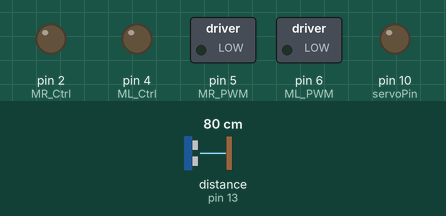
A sketch run on a simulated Arduino Uno, built with avr-gcc and run on an emulated ATmega328P. Parts: switched loads named in the sketch (green lamp = pin HIGH), output pins drawn as LEDs (lit = HIGH). Wiring (inferred from the names in the program): ultrasonic range finder: trigger pin 12; echo pin 13. The inputs (shaded band) are chosen by the test bench; at power-on: distance to the obstacle (sensor on pin 13) 80 cm. The echo pulse lasts 58.3 µs per cm; pins used as bus, display or sensor lines are not drawn.

Above: at 1.8 s.
1.9 s: distance to the obstacle (sensor on pin 13) set to 2 cm
At 3.1 s:
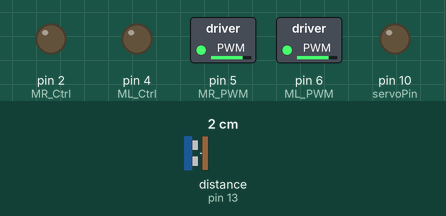
3.4 s: distance to the obstacle (sensor on pin 13) set to 9 cm
4.9 s: distance to the obstacle (sensor on pin 13) set to 12 cm
At 5.3 s:
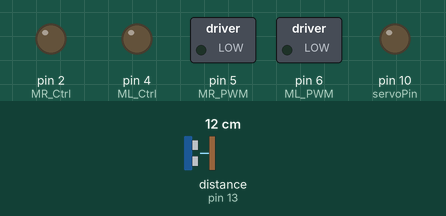
6.4 s: distance to the obstacle (sensor on pin 13) set to 18 cm
7.9 s: distance to the obstacle (sensor on pin 13) set to 24 cm
At 9.0 s:
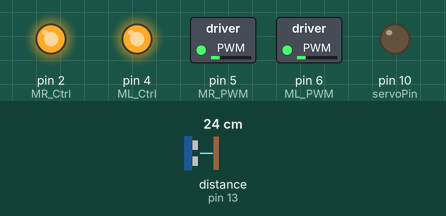
9.4 s: distance to the obstacle (sensor on pin 13) set to 4 cm
At 10.3 s:
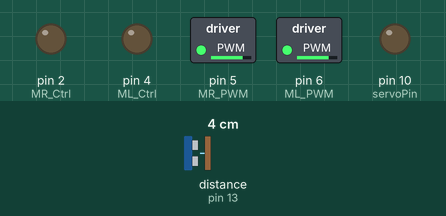
Timing chart, 0 to 11.9 s (numbered marks = the images above; inputs shaded):
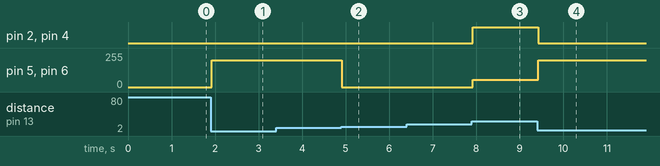

The sketch:

lesson_11.ino
```cpp
/*
  Keyestudio Mini Tank Robot V3 (Popular Edition)
  lesson 11
  Ultrasonic follow tank
  http://www.keyestudio.com
*/
#define servoPin 10  //The pin of servo

#define ML_Ctrl 4  //Define the direction control pin of the left motor
#define ML_PWM 6   //Define the PWM control pin of the left motor
#define MR_Ctrl 2  //Define the direction control pin of the right motor
#define MR_PWM 5   //Define the PWM control pin of the right motor
#define Trig 12
#define Echo 13
float distance;

void setup() {
  pinMode(servoPin, OUTPUT);
  pinMode(Trig, OUTPUT);
  pinMode(Echo, INPUT);
  pinMode(ML_Ctrl, OUTPUT);
  pinMode(ML_PWM, OUTPUT);
  pinMode(MR_Ctrl, OUTPUT);
  pinMode(MR_PWM, OUTPUT);
  procedure(90); //Set the angle of the servo to 90°
  delay(500); //delay in 500ms
}
void loop() {
  distance = checkdistance();  //Assign the distance measured by ultrasonic sound to distance
  if (distance >= 20 && distance <= 50) //go front
  {
    Car_front();
  }
  else if (distance > 10 && distance < 20)  //stop
  {
    Car_Stop();
  }
  else if (distance <= 10)  //go back
  {
    Car_back();
  }
  else  //In other conditions, it stops
  {
    Car_Stop();
  }
}
void Car_front()
{
  digitalWrite(MR_Ctrl, HIGH);
  analogWrite(MR_PWM, 55);
  digitalWrite(ML_Ctrl, HIGH);
  analogWrite(ML_PWM, 55);
}
void Car_back()
{
  digitalWrite(MR_Ctrl, LOW);
  analogWrite(MR_PWM, 200);
  digitalWrite(ML_Ctrl, LOW);
  analogWrite(ML_PWM, 200);
}
void Car_left()
{
  digitalWrite(MR_Ctrl, HIGH);
  analogWrite(MR_PWM, 55);
  digitalWrite(ML_Ctrl, LOW);
  analogWrite(ML_PWM, 200);
}
void Car_right()
{
  digitalWrite(MR_Ctrl, LOW);
  analogWrite(MR_PWM, 200);
  digitalWrite(ML_Ctrl, HIGH);
  analogWrite(ML_PWM, 55);
}
void Car_Stop()
{
  digitalWrite(MR_Ctrl, LOW);
  analogWrite(MR_PWM, 0);
  digitalWrite(ML_Ctrl, LOW);
  analogWrite(ML_PWM, 0);
}

//The function to control servos
void procedure(byte myangle) {
  int pulsewidth;
  for (int i = 0; i < 5; i++) {
    pulsewidth = myangle * 11 + 500;  //Calculate the value of pulse width    digitalWrite(servoPin, HIGH);
    delayMicroseconds(pulsewidth);   //The time in high level represents the pulse width
    digitalWrite(servoPin, LOW);
    delay((20 - pulsewidth / 1000));  //As the cycle is 20ms, the time left is in low level
  }
}
//The function to control ultrasonic sound
float checkdistance() {
  static float distance;
  digitalWrite(Trig, LOW);
  delayMicroseconds(2);
  digitalWrite(Trig, HIGH);
  delayMicroseconds(10);
  digitalWrite(Trig, LOW);
  distance = pulseIn(Echo, HIGH) / 58.20;  //The 58.20 here comes from 2*29.1=58.2
  delay(10);
  return distance;
}
//****************************************************************
```

Measured:
- the behaviour switches between 10 and 11 cm on distance to the obstacle (sensor on pin 13) (found by bisection; images 1 and 2)
- the behaviour switches between 20 and 21 cm on distance to the obstacle (sensor on pin 13) (found by bisection; images 2 and 3)
- after the input at 1.9 s, pin 5 (MR_PWM), pin 6 (ML_PWM): 0/255 → 200/255 at once
- after the input at 3.4 s, every drawn part: stays the same
- after the input at 4.9 s, pin 5 (MR_PWM), pin 6 (ML_PWM): 200/255 → 0/255 at once
- after the input at 6.4 s, every drawn part: stays the same
- after the input at 7.9 s, pin 2 (MR_Ctrl), pin 4 (ML_Ctrl): LOW → HIGH at once; pin 5 (MR_PWM), pin 6 (ML_PWM): 0/255 → 55/255 at once
- after the input at 9.4 s, pin 2 (MR_Ctrl), pin 4 (ML_Ctrl): HIGH → LOW at once; pin 5 (MR_PWM), pin 6 (ML_PWM): 55/255 → 200/255 at once
